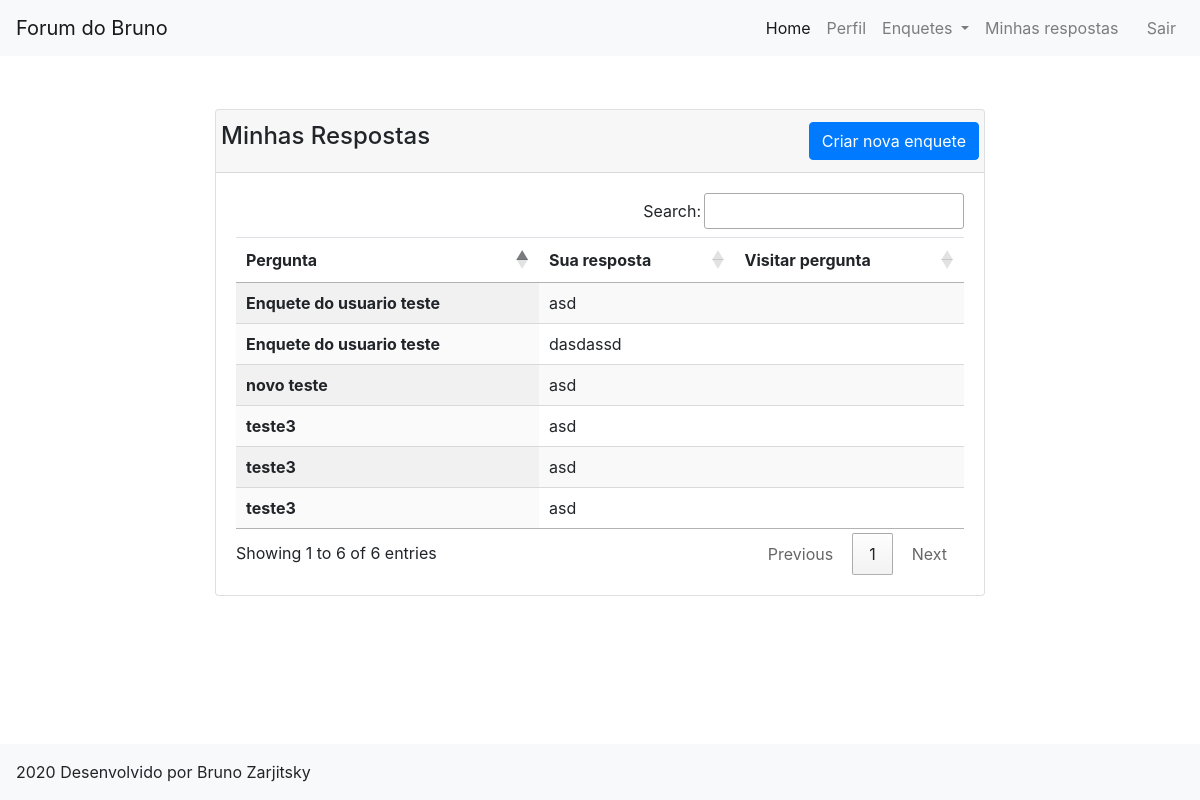
Before: /minhasRespostas/ (signed in) with the older database file.
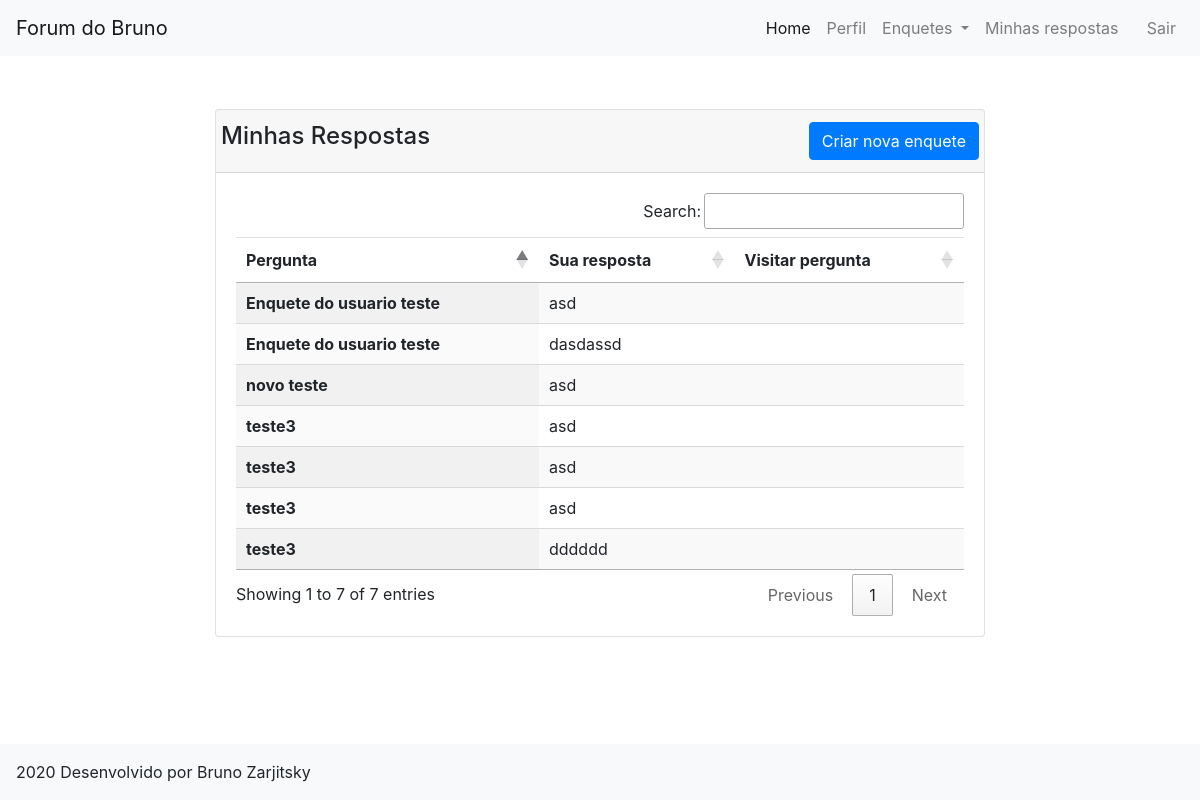
After: the same page with the newer database file.
### siteForum/models.py (models this page shows, shortened)
class resposta(models.Model):
    pergunta = models.ForeignKey(enquete, on_delete=models.CASCADE)
    resp = models.TextField(verbose_name="Resposta")
    dono = models.ForeignKey(User, on_delete=models.CASCADE, default="", blank=True, null=True)
    class Meta:
        verbose_name = "Resposta"
        verbose_name_plural = "Respostas"

class enquete(models.Model):
    titulo = models.CharField(max_length=200)
    descricao = models.TextField(default="")
    tipo = models.ManyToManyField(tipo, blank=True)
    dono = models.ForeignKey(User, on_delete=models.CASCADE, default="", blank=True, null=True)
    class Meta:
        verbose_name = "Enquete"
        verbose_name_plural = "Enquetes"

### siteForum/views.py (the view)
# urls.py: path('minhasRespostas/', views.minhasRespostas, name = "MinhasRespostas"),
def minhasRespostas(request):
    res = resposta.objects.filter(dono=request.user)
    return render(request, "respostas.html", {"background": "background"+str(randint(1,3))+".jpg", "respostasLista": res})

### templates/respostas.html
{% extends "base_page.html"%}
{% load static%}
{% block content %}
<div class = "row justify-content-center" style="padding-top: 5%;">
    <div class = "col-md-2"></div>
    <div class = "col-md-8">
        <div class = "card">
            <div class = "card-header">
                <div class = "row">
                    <h4>Minhas Respostas</h4>
                    <div class = "ml-auto">
                        <a href = "#" type="button" class="btn btn-primary">Criar nova enquete</a>
                    </div>
                </div>
            </div>
            <div class="card-body">
                <div class = "row">
                    <div class = "col-md-12">
                    <table class="table table-hover display" style="width: 100%;" id = "enquetes">
                        <thead>
                            <tr>
                                <th scope="col">Pergunta</th>
                                <th scope="col">Sua resposta</th>
                                <th scope="col">Visitar pergunta</th>
                            </tr>
                        </thead>
                        <tbody>
                            {% for autos in respostasLista %}
                            <tr>
                                <th scope="row">{{autos.pergunta.titulo}}</th>
                                <td>{{autos.resp}}</td>
                                <td><a href = "{% url 'EnqueteDetalhe' id=autos.pergunta.id %}"><i class="fas fa-directions"></i></a></td>
                            </tr>
                            {% endfor %}
                        </tbody>
                    </table>
                    </div>
                </div>
            </div>
        </div>
    </div>
    <div class = "col-md-2">
    </div>
</div>
{% endblock %}

Changed rows visible on the page:
added resposta: pergunta.titulo "teste3", resp "dddddd"
Other visible differences:
text written by a page script: "Search: Showing 1 to 6 of 6 entries Previous 1 Next" → "Search: Showing 1 to 7 of 7 entries Previous 1 Next"
